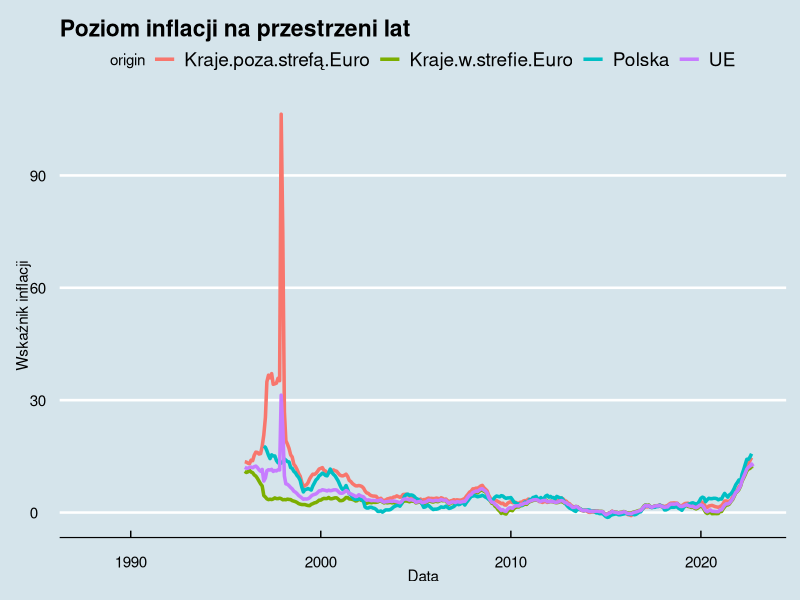
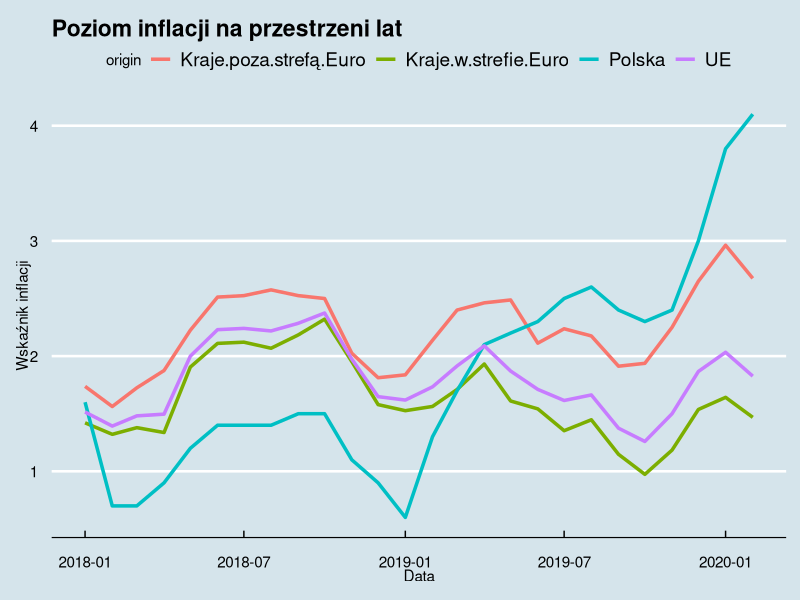
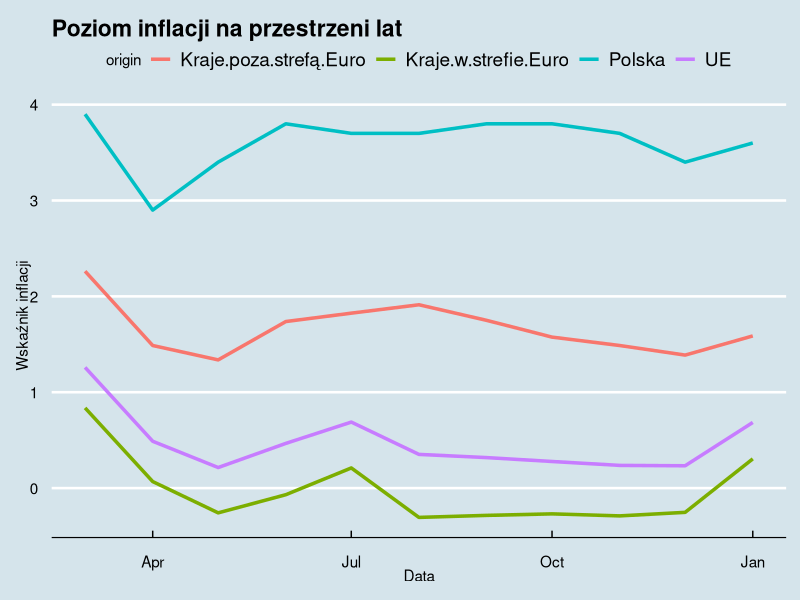
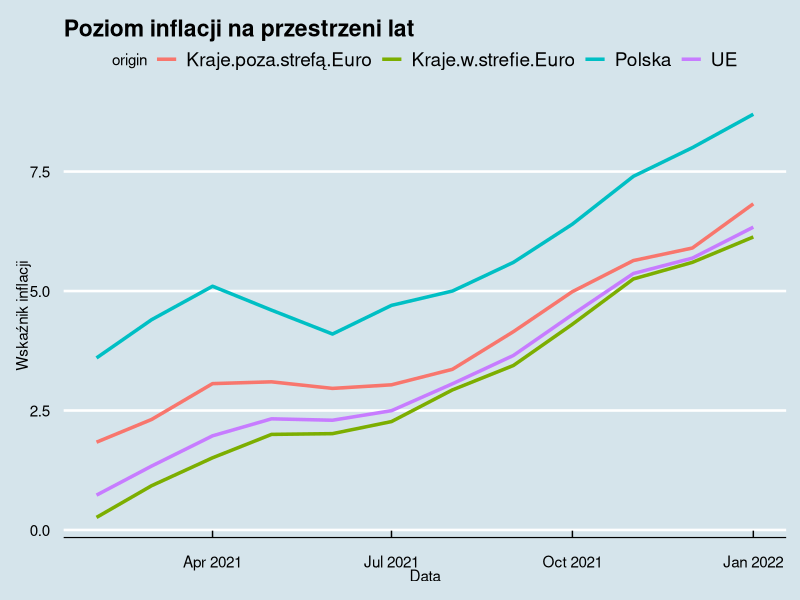
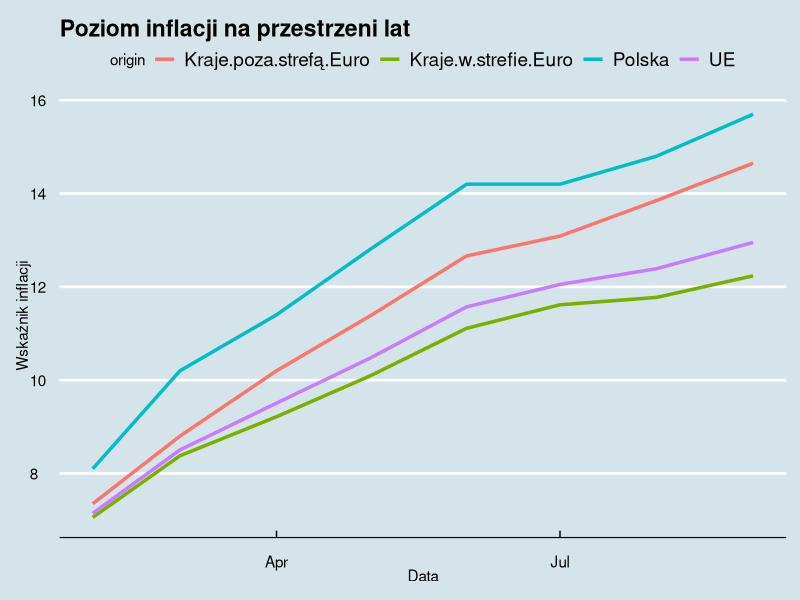

These charts were generated, in order, by the following R code:
# Importing libraries
library(ggplot2)
library(glue)
library(dplyr)
library(readr)
library(ggthemes)
library(tidyr)


# Importing data
inflation_data <- read.csv("data/EU_Inflation_HICP_data_mod.csv", header = TRUE, sep = ",")
deposits_data <- read.csv("data/EU_deposits_1yr_data_mod.csv", header = TRUE, sep = ",")


# Converting data
inflation_data$Period <- as.Date(inflation_data$Period, format = "%d/%m/%Y")
deposits_data$Period <- as.Date(deposits_data$Period, format = "%d/%m/%Y")


# Converting data to numeric
suppressWarnings(inflation_data[, 2:29] <- sapply(inflation_data[, 2:29], as.numeric))
suppressWarnings(deposits_data[, 2:34] <- sapply(deposits_data[, 2:34], as.numeric))

str(inflation_data)
str(deposits_data)


# Creating subsets (inflation)
eurozone_countries_inflation <- select(inflation_data, matches("Period|Austria|Belgium|Cyprus|Germany|Estonia|Spain|Finland|France|Greece|Ireland|Italy|Lithuania|Luxembourg|Latvia|Malta|Netherlands|Portugal|Slovenia|Slovakia"))
other_countries_inflation <- select(inflation_data, !matches("EU|Austria|Belgium|Cyprus|Germany|Estonia|Spain|Finland|France|Greece|Ireland|Italy|Lithuania|Luxembourg|Latvia|Malta|Netherlands|Portugal|Slovenia|Slovakia"))
all_countries_inflation <- select(inflation_data, !matches("EU"))
poland_inflation <- select(inflation_data, matches("Period|Poland"))


# Creating subsets with average rate (inflation)
eurozone_countries_inflation_avg <- data.frame(eurozone_countries_inflation[1], "Kraje w strefie Euro"=(rowMeans(eurozone_countries_inflation[2:20], na.rm=TRUE)))
other_countries_inflation_avg <- data.frame(other_countries_inflation[1], "Kraje poza strefą Euro"=(rowMeans(other_countries_inflation[2:9], na.rm=TRUE)))
all_countries_inflation_avg <- data.frame(all_countries_inflation[1], "UE"=(rowMeans(all_countries_inflation[2:28], na.rm=TRUE)))
poland_inflation <- data.frame(poland_inflation[1], "Polska"=(rowMeans(poland_inflation[2], na.rm=TRUE)))

inflation_avg <- data.frame(
  eurozone_countries_inflation_avg[1],
  eurozone_countries_inflation_avg[2],
  other_countries_inflation_avg[2],
  all_countries_inflation_avg[2],
  poland_inflation[2]
)


# Converting data to tidy form
eurozone_countries_inflation_tidy <- eurozone_countries_inflation |> pivot_longer(-Period, names_to = "country", values_to = "inflation")
other_countries_inflation_tidy <- other_countries_inflation |> pivot_longer(-Period, names_to = "country", values_to = "inflation")
all_countries_inflation_tidy <- all_countries_inflation |> pivot_longer(-Period, names_to = "country", values_to = "inflation")
poland_inflation_tidy <- poland_inflation |> pivot_longer(-Period, names_to = "country", values_to = "inflation")
inflation_avg_tidy <- inflation_avg |> pivot_longer(-Period, names_to = "origin", values_to = "inflation")


# Creating plot (entire interval)
inflation_avg_tidy |>
  ggplot(aes(Period, inflation, group = origin)) +
  geom_line(aes(color = origin), linewidth=1.2) +
  xlab("Data") + ylab("Wskaźnik inflacji") +
  ggtitle("Poziom inflacji na przestrzeni lat") +
    theme_economist()


# Creating ranges of intervals
before_pandemic <- as.Date("01/01/2018", "%d/%m/%Y")
pandemic <- as.Date("01/03/2020", "%d/%m/%Y")
before_war <- as.Date("01/02/2021", "%d/%m/%Y")
war <- as.Date("01/02/2022", "%d/%m/%Y")
now <- as.Date("01/09/2022", "%d/%m/%Y")


# Split data to intervals
before_pandemic_data <- inflation_avg_tidy %>% filter(Period >= before_pandemic & Period < pandemic)
pandemic_data <- inflation_avg_tidy %>% filter(Period >= pandemic & Period < before_war)
before_war_data <- inflation_avg_tidy %>% filter(Period >= before_war & Period < war)
war_data <- inflation_avg_tidy %>% filter(Period >= war & Period <= now)


# Creating plots

### before pandemic
before_pandemic_data |>
  ggplot(aes(Period, inflation, group = origin)) +
  geom_line(aes(color = origin), linewidth=1.2) +
  xlab("Data") + ylab("Wskaźnik inflacji") +
  ggtitle("Poziom inflacji na przestrzeni lat") +
  theme_economist()

### pandemic
pandemic_data |>
  ggplot(aes(Period, inflation, group = origin)) +
  geom_line(aes(color = origin), linewidth=1.2) +
  xlab("Data") + ylab("Wskaźnik inflacji") +
  ggtitle("Poziom inflacji na przestrzeni lat") +
  theme_economist()

### before war
before_war_data |>
  ggplot(aes(Period, inflation, group = origin)) +
  geom_line(aes(color = origin), linewidth=1.2) +
  xlab("Data") + ylab("Wskaźnik inflacji") +
  ggtitle("Poziom inflacji na przestrzeni lat") +
  theme_economist()

### pandemic
war_data |>
  ggplot(aes(Period, inflation, group = origin)) +
  geom_line(aes(color = origin), linewidth=1.2) +
  xlab("Data") + ylab("Wskaźnik inflacji") +
  ggtitle("Poziom inflacji na przestrzeni lat") +
  theme_economist()